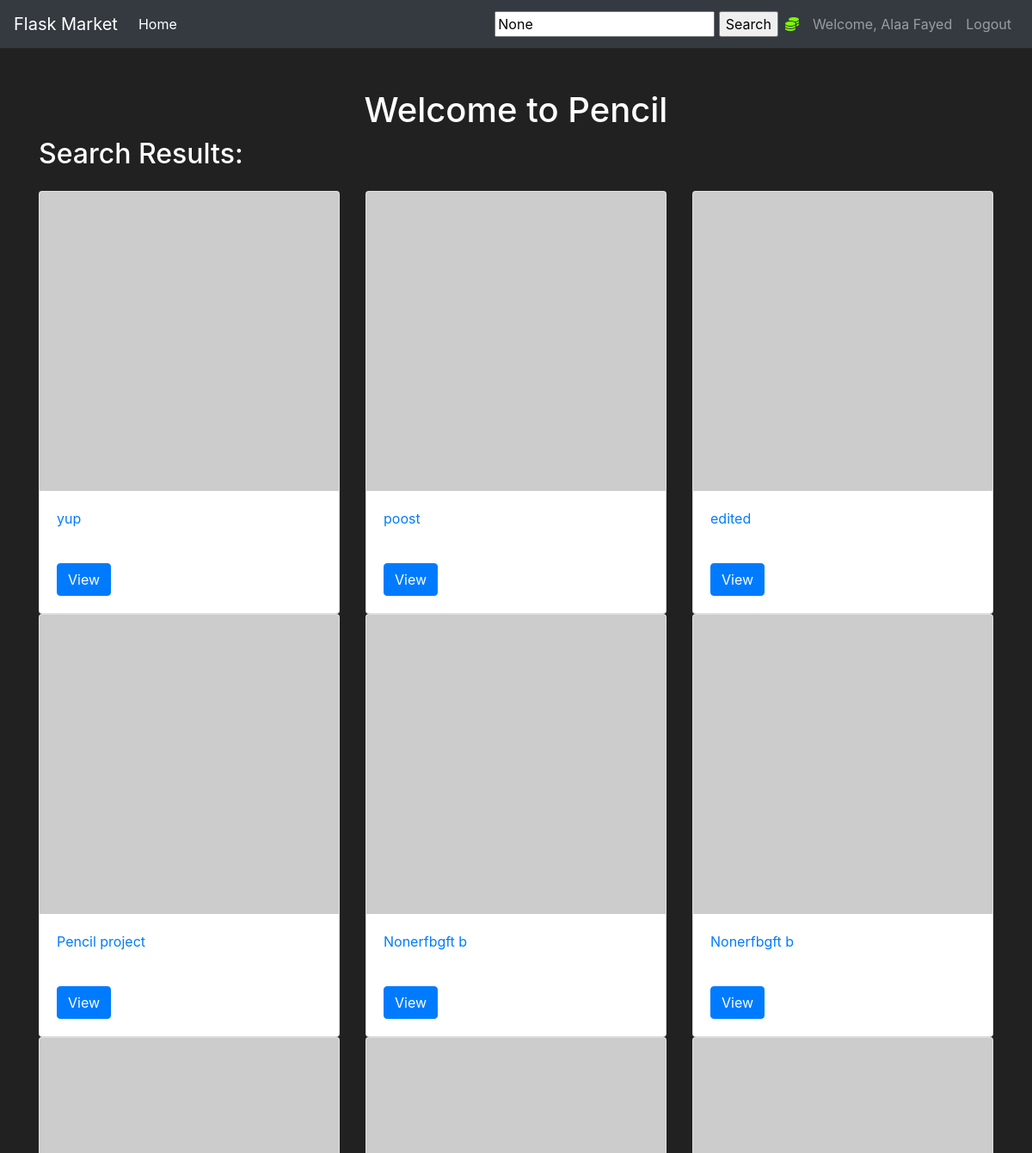
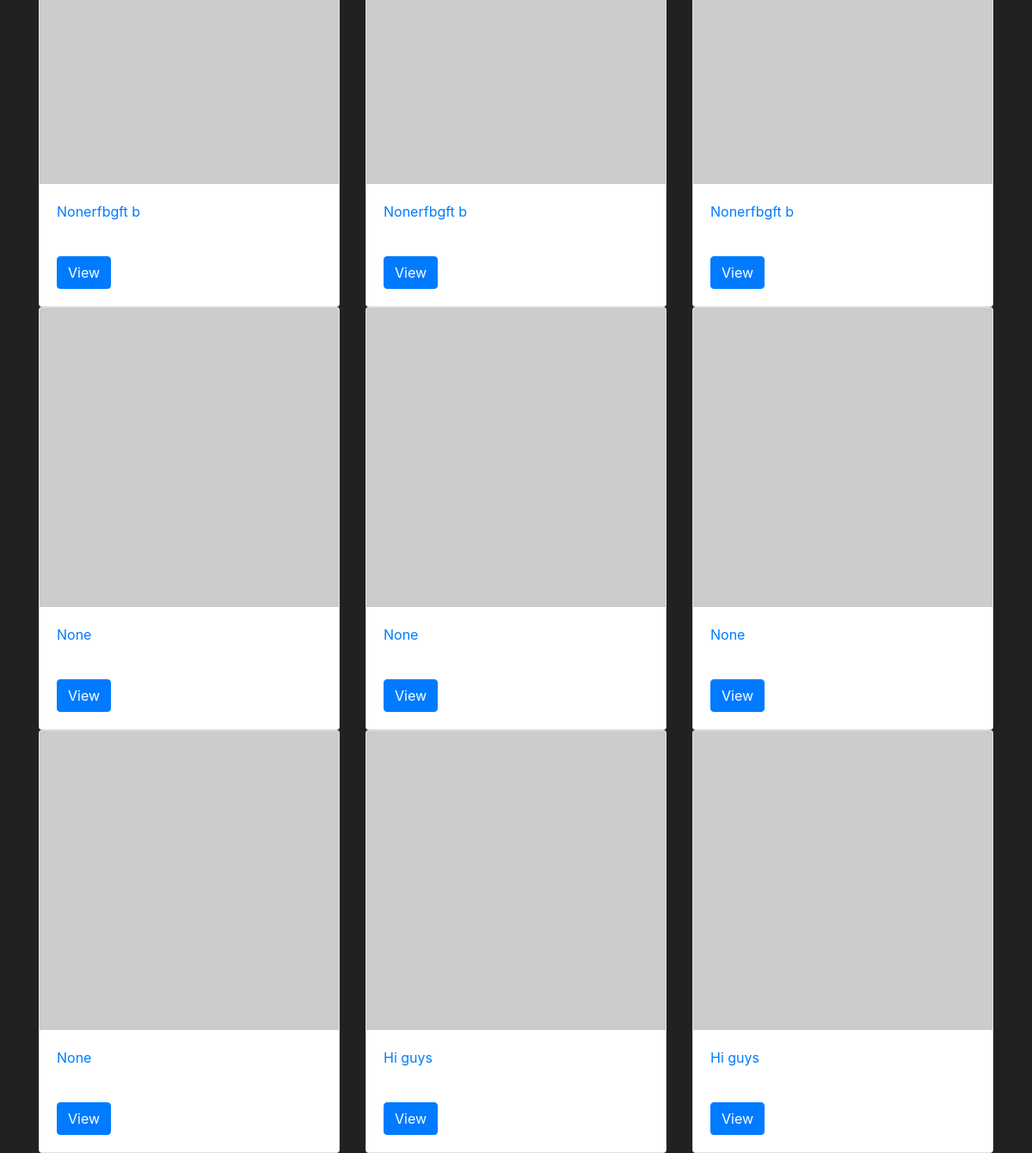
Screenshot of /home (signed in) with the database file from the repository (2 pictures, top to bottom).
### pencil/models.py (models this page shows, shortened)
class User(db.Model, UserMixin):
    id  = db.Column(db.Integer(), primary_key=True, nullable=False)
    username = db.Column(db.String(length=30), nullable=False, unique=True)
    email = db.Column(db.String(length=50), nullable=False, unique=True)
    password_hash = db.Column(db.String(length=100), nullable=False)
    posts = db.relationship("Post", backref="owned_user", lazy=True)
    comments = db.relationship("Comment", backref="owned_commentator", lazy=True)
    @property
    def password(self):
        return self.password

class Post(db.Model):
    id  = db.Column(db.Integer(), primary_key=True, nullable=False)
    title = db.Column(db.String(length=50), nullable=False)
    content = db.Column(db.Text(), nullable=False)
    publication_date = db.Column(db.DateTime, default=datetime.utcnow())
    modification_date = db.Column(db.DateTime, default=datetime.utcnow())
    owner = db.Column(db.Integer(), db.ForeignKey("user.id"))
    commentators = db.relationship("Comment", backref="owned_commentators", lazy=True)

### pencil/routes.py (the view, shortened to what this page needs)
@app.route("/")
@app.route("/home", methods=["GET", "POST"])
@login_required
def home_page():
    search_form = SearchForm()
    search_results = []
    posts = Post.query.order_by(Post.title.desc()).limit(20).all()
    return render_template("home.html", posts=posts, search_form=search_form, search_results=search_results)

### pencil/forms.py
class SearchForm(FlaskForm):
    input_search = StringField(label="Search", validators=[Length(max=100), DataRequired()])

### pencil/models.py (called while the page is built)
@login_manager.user_loader
def load_user(user_id):
    return User.query.get(int(user_id))

### pencil/templates/home.html (shortened to what this page needs)
{% extends 'base.html' %}
{% block content %}
<body>
    <div class="container mt-5">
        <h1 class="text-center">Welcome to Pencil</h1>
        <h2 class="text">Search Results:</h2>
        <div class="row mt-4">
            {% if search_results %}
                {% for post in search_results %}
                <div class="col-md-4">
                    <div class="card">
                        <img src="https://via.placeholder.com/150" class="card-img-top" alt="{{ post.title }}">
                        <div class="card-body">
                            <a href="{{ url_for('blog_page', post_id=post.id) }}">{{ post.title }}</a>
                        </div>
                        <div class="card-body">
                            <a href="{{ url_for('blog_page', post_id=post.id) }}" class="btn btn-primary">View</a>
                        </div>
                    </div>
                </div>
                {% endfor %}
            {% else %}
                {% for post in posts %}
                <div class="col-md-4">
                    <div class="card">
                        <img src="https://via.placeholder.com/150" class="card-img-top" alt="{{ post.title }}">
                        <div class="card-body">
                            <a href="{{ url_for('blog_page', post_id=post.id) }}">{{ post.title }}</a>
                        </div>
                        <div class="card-body">
                            <a href="{{ url_for('blog_page', post_id=post.id) }}" class="btn btn-primary">View</a>
                        </div>
                    </div>
                </div>
                {% endfor %}
            {% endif %}
        </div>
    </div>
</body>
{% endblock %}

### pencil/templates/base.html (shortened to what this page needs)
<!doctype html>
<html lang="en">
   <head>
      <link rel="stylesheet" href="https://cdn.jsdelivr.net/npm/bootstrap@4.5.3/dist/css/bootstrap.min.css">
   </head>
   <body>
    <nav class="navbar navbar-expand-md navbar-dark bg-dark">
      <a class="navbar-brand" href="#">Flask Market</a>
      <div class="collapse navbar-collapse" id="navbarNav">
        <ul class="navbar-nav mr-auto">
            <li class="nav-item active">
                <a class="nav-link" href="{{ url_for('home_page') }}">Home <span class="sr-only">(current)</span></a>
            </li>
        </ul>
        <form method="POST" action="{{ url_for('home_page') }}">
            {% if search_form %}
                <input type="text" name="input_search" placeholder="Search..." value="{{ search_form.input_search.data }}">
                <input type="submit" value="Search">
            {% endif %}
        </form>
          {% if current_user.is_authenticated %}
            <ul class="navbar-nav">
                <li class="nav-item">
                    <a class="nav-link" style="color: lawngreen; font-weight: bold">
                        <i class="fas fa-coins"></i>
                    </a>
                </li>
                <li class="nav-item">
                    <a class="nav-link">Welcome, {{ current_user.username }}</a>
                </li>
                <li class="nav-item">
                    <a class="nav-link" href="{{ url_for('logout_page') }}">Logout</a>
                </li>
            </ul>
          {% endif %}
      </div>
    </nav>
      {% block content %}
      {% endblock %}
   </body>
</html>

### pencil/templates/base.html (style rules this page uses)
body { background-color: #212121; color: white }

### rows the page displays
User: username "Alaa Fayed"
Post: title "yup"
Post: title "poost"
Post: title "edited"
Post: title "Pencil project"
Post: title "Nonerfbgft b"
Post: title "Nonerfbgft b"
Post: title "Nonerfbgft b"
Post: title "Nonerfbgft b"
Post: title "Nonerfbgft b"
Post: title "None"
Post: title "None"
Post: title "None"
Post: title "None"
Post: title "Hi guys"
Post: title "Hi guys"
